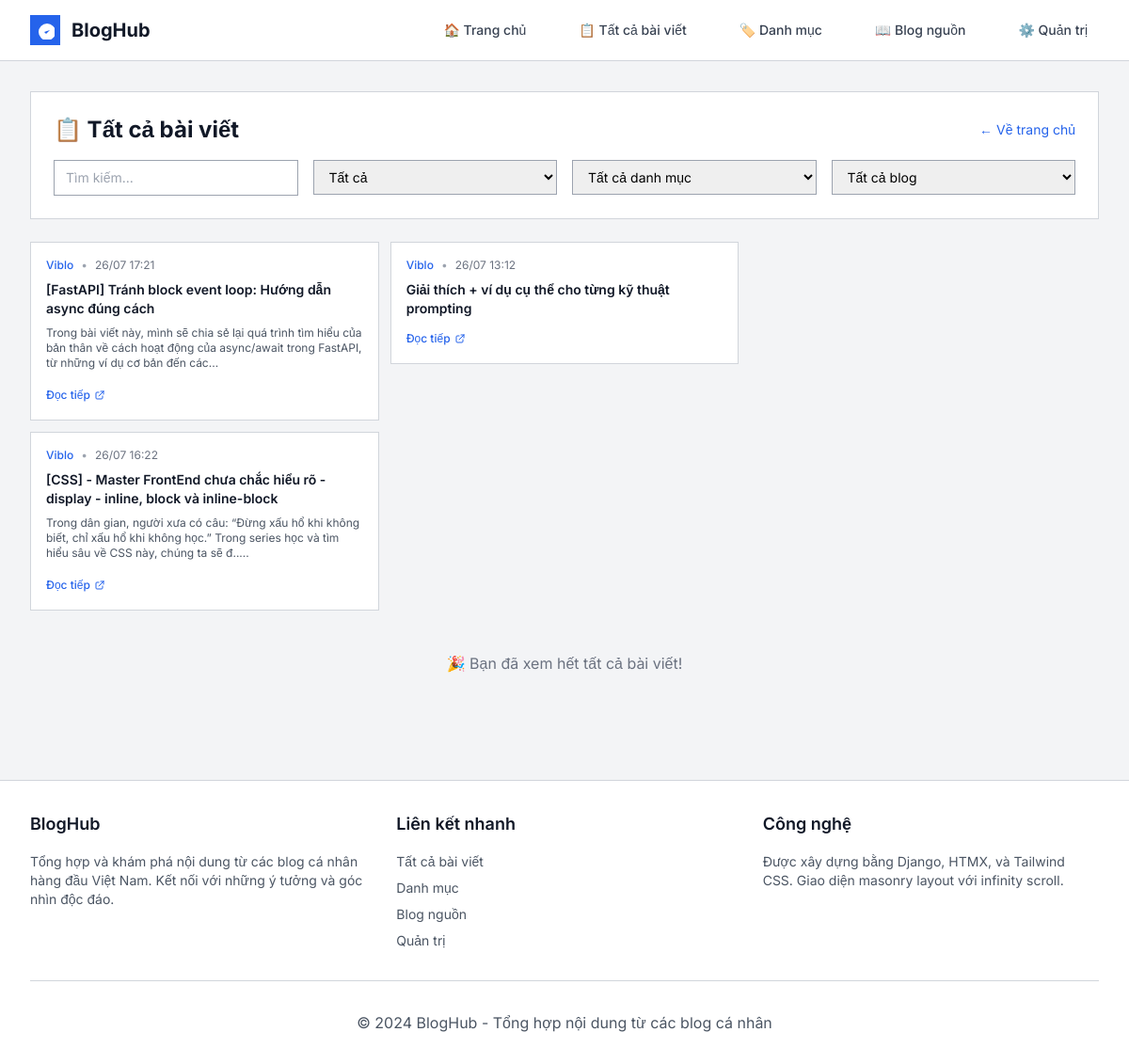
Page /all/ on the committed database.
### aggregator/models.py (models this page shows, shortened)
class Post(models.Model):
    title = models.CharField(max_length=500, verbose_name="Tiêu đề")
    link = models.URLField(unique=True, verbose_name="Link gốc")
    excerpt = models.TextField(blank=True, verbose_name="Mô tả ngắn")
    thumbnail_url = models.URLField(blank=True, verbose_name="Ảnh thumbnail")
    published_date = models.DateTimeField(verbose_name="Ngày đăng")
    blog_source = models.ForeignKey(
        BlogSource,
        on_delete=models.CASCADE,
        related_name='posts',
        verbose_name="Nguồn blog"
    )
    category = models.ForeignKey(
        Category,
        on_delete=models.SET_NULL,
        null=True,
        blank=True,
        related_name='posts',
        verbose_name="Danh mục"
    )
    created_at = models.DateTimeField(auto_now_add=True)
    class Meta:
        verbose_name = "Bài viết"
        verbose_name_plural = "Bài viết"
        ordering = ['-published_date']
    @property
    def short_excerpt(self):
        if self.excerpt and len(self.excerpt) > 150:
            return self.excerpt[:150] + "..."
        return self.excerpt or ""

class BlogSource(models.Model):
    name = models.CharField(max_length=200, verbose_name="Tên blog")
    description = models.TextField(blank=True, verbose_name="Mô tả")
    rss_url = models.URLField(verbose_name="RSS URL")
    homepage_url = models.URLField(blank=True, verbose_name="Trang chủ")
    is_active = models.BooleanField(default=True, verbose_name="Kích hoạt")
    created_at = models.DateTimeField(auto_now_add=True)
    updated_at = models.DateTimeField(auto_now=True)
    last_fetched = models.DateTimeField(null=True, blank=True, verbose_name="Lần crawl cuối")
    logo_url = models.URLField(blank=True, verbose_name="Logo URL")
    author = models.CharField(max_length=200, blank=True, verbose_name="Tác giả")
    language = models.CharField(max_length=10, default='vi', verbose_name="Ngôn ngữ")
    tags = models.CharField(max_length=500, blank=True, verbose_name="Tags (phân cách bằng dấu phẩy)")
    class Meta:
        verbose_name = "Nguồn Blog"
        verbose_name_plural = "Nguồn Blog"
        ordering = ['name']

### aggregator/views.py (the view)
# urls.py: path('all/', views.all_posts, name='all_posts'),  # Masonry layout page
def all_posts(request):
    blog_source_id = request.GET.get('blog_source')
    category_id = request.GET.get('category')
    search_query = request.GET.get('search', '')
    post_type = request.GET.get('type', 'all')  # all, external, my
    all_posts_list = []
    if post_type in ['all', 'external']:
        external_posts = Post.objects.select_related('blog_source', 'category').filter(
            blog_source__is_active=True
        )
        if blog_source_id:
            external_posts = external_posts.filter(blog_source_id=blog_source_id)
        if category_id:
            external_posts = external_posts.filter(category_id=category_id)
        if search_query:
            external_posts = external_posts.filter(
                Q(title__icontains=search_query) |
                Q(excerpt__icontains=search_query)
            )
        for post in external_posts:
            all_posts_list.append({
                'type': 'external',
                'object': post,
                'published_date': post.published_date,
            })
    if post_type in ['all', 'my']:
        my_posts = MyPost.objects.filter(is_published=True).select_related('category', 'author')
        if category_id:
            my_posts = my_posts.filter(category_id=category_id)
        if search_query:
            my_posts = my_posts.filter(
                Q(title__icontains=search_query) |
                Q(excerpt__icontains=search_query) |
                Q(content__icontains=search_query)
            )
        for post in my_posts:
            all_posts_list.append({
                'type': 'my',
                'object': post,
                'published_date': post.published_date or post.created_at,
            })
    all_posts_list.sort(key=lambda x: x['published_date'], reverse=True)
    paginator = Paginator(all_posts_list, 30)
    page_number = request.GET.get('page', 1)
    page_obj = paginator.get_page(page_number)
    blog_sources = BlogSource.objects.filter(is_active=True).order_by('name')
    categories = Category.objects.filter(is_active=True).order_by('name')
    context = {
        'page_obj': page_obj,
        'blog_sources': blog_sources,
        'categories': categories,
        'current_blog_source': blog_source_id,
        'current_category': category_id,
        'current_type': post_type,
        'search_query': search_query,
    }
    return render(request, 'aggregator/all_posts.html', context)

### aggregator/templates/aggregator/all_posts.html (shortened to what this page needs)
{% extends 'aggregator/base.html' %}
{% block content %}
<div class="bg-white border border-gray-300 p-6 mb-6">
    <div class="flex justify-between items-center mb-4">
        <h1 class="text-2xl font-bold text-gray-900">📋 Tất cả bài viết</h1>
        <a href="{% url 'aggregator:index' %}" class="text-blue-600 text-sm hover:text-blue-700">← Về trang chủ</a>
    </div>
    <div class="grid grid-cols-1 md:grid-cols-4 gap-4">
        <div>
            <input
                type="text"
                id="search"
                name="search"
                value="{{ search_query }}"
                placeholder="Tìm kiếm..."
                class="w-full px-3 py-2 border border-gray-400 focus:border-blue-600 focus:outline-none text-sm"
            >
        </div>
        <div>
            <select
                name="type"
                id="type"
                class="w-full px-3 py-2 border border-gray-400 focus:border-blue-600 focus:outline-none text-sm"
            >
                <option value="all" {% if current_type == "all" %}selected{% endif %}>Tất cả</option>
            </select>
        </div>
        <div>
            <select
                name="category"
                id="category"
                class="w-full px-3 py-2 border border-gray-400 focus:border-blue-600 focus:outline-none text-sm"
            >
                <option value="">Tất cả danh mục</option>
            </select>
        </div>
        <div>
            <select
                name="blog_source"
                id="blog_source"
                class="w-full px-3 py-2 border border-gray-400 focus:border-blue-600 focus:outline-none text-sm"
            >
                <option value="">Tất cả blog</option>
            </select>
        </div>
    </div>
</div>
<div id="posts-masonry" class="masonry-grid">
    {% include 'aggregator/partials/all_post_list.html' %}
</div>
<div id="end-marker" class="hidden text-center py-8 text-gray-500">
    <p>🎉 Bạn đã xem hết tất cả bài viết!</p>
</div>
{% endblock %}

### aggregator/templates/aggregator/partials/all_post_list.html (shortened to what this page needs)
{% for item in page_obj %}
    <article class="masonry-item bg-white border border-gray-300 overflow-hidden">
        {% if item.type == 'external' %}
            {% with post=item.object %}
                <div class="p-4">
                    <div class="flex items-center gap-2 mb-2">
                        <span class="text-xs text-blue-600 font-medium">{{ post.blog_source.name }}</span>
                        <span class="text-gray-400 text-xs">•</span>
                        <time class="text-xs text-gray-500">{{ post.published_date|date:"d/m H:i" }}</time>
                    </div>
                    <h2 class="text-sm font-semibold text-gray-900 mb-2 line-clamp-3">
                        <a
                            href="{{ post.link }}"
                            target="_blank"
                            rel="noopener noreferrer"
                            class="hover:text-blue-600"
                        >
                            {{ post.title }}
                        </a>
                    </h2>
                    {% if post.short_excerpt %}
                        <p class="text-gray-600 text-xs mb-3 line-clamp-4">
                            {{ post.short_excerpt }}
                        </p>
                    {% endif %}
                    <a
                        href="{{ post.link }}"
                        target="_blank"
                        rel="noopener noreferrer"
                        class="inline-flex items-center text-blue-600 hover:text-blue-700 text-xs font-medium"
                    >
                        Đọc tiếp
                        <svg class="w-3 h-3 ml-1" fill="none" stroke="currentColor" viewBox="0 0 24 24">
                            <path stroke-linecap="round" stroke-linejoin="round" stroke-width="2" d="M10 6H6a2 2 0 00-2 2v10a2 2 0 002 2h10a2 2 0 002-2v-4M14 4h6m0 0v6m0-6L10 14"/>
                        </svg>
                    </a>
                </div>
            {% endwith %}
        {% endif %}
    </article>
{% endfor %}

### static/css/style.css (style rules this page uses)
.line-clamp-3 { display: -webkit-box; -webkit-line-clamp: 3; -webkit-box-orient: vertical; overflow: hidden; }
.line-clamp-4 { display: -webkit-box; -webkit-line-clamp: 4; -webkit-box-orient: vertical; overflow: hidden; }
.masonry-grid { column-count: 1; column-gap: 8px; column-fill: balance; }
@media (min-width: 640px) { .masonry-grid { column-count: 2; column-gap: 10px; } }
@media (min-width: 1024px) { .masonry-grid { column-count: 3; column-gap: 12px; } }
.masonry-item { display: inline-block; width: 100%; margin-bottom: 8px; break-inside: avoid; page-break-inside: avoid; vertical-align: top; }
.masonry-item { opacity: 0; animation: slideInUp 0.4s ease-out forwards; }
.masonry-item:nth-child(odd) { animation-delay: 0.1s; }
.masonry-item:nth-child(even) { animation-delay: 0.2s; }
* { border-radius: 0 !important; box-shadow: none !important; }
input, select, button, textarea { border-radius: 0 !important; }
.masonry-grid { min-height: 200px; }
.masonry-item h2, .masonry-item p { text-rendering: optimizeLegibility; -webkit-font-smoothing: antialiased; -moz-osx-font-smoothing: grayscale; }

### aggregator/templates/aggregator/base.html (style rules this page uses)
body { font-family: 'Inter', sans-serif; }
.masonry-grid { column-count: 1; column-gap: 12px; padding: 0; }
@media (min-width: 640px) { .masonry-grid { column-count: 2; } }
@media (min-width: 1024px) { .masonry-grid { column-count: 3; } }
.masonry-item { display: inline-block; width: 100%; margin-bottom: 12px; break-inside: avoid; }
.masonry-item { opacity: 0; animation: fadeIn 0.3s ease-in-out forwards; }

### aggregator/templates/aggregator/partials/all_post_list.html (style rules this page uses)
.line-clamp-3 { display: -webkit-box; -webkit-line-clamp: 3; -webkit-box-orient: vertical; overflow: hidden; }
.line-clamp-4 { display: -webkit-box; -webkit-line-clamp: 4; -webkit-box-orient: vertical; overflow: hidden; }

### rows in the picture
Post: object.blog_source.name "Viblo", object.published_date "26/07 17:21", object "[FastAPI] Tránh block event loop: Hướng dẫn async đúng cách", object.short_excerpt "Trong bài viết này, mình sẽ chia sẻ lại quá trình tìm hiểu của bản thân về cách hoạt động của async/await trong FastAPI, từ những ví dụ cơ bản đến các..."
Post: object.blog_source.name "Viblo", object.published_date "26/07 16:22", object "[CSS] - Master FrontEnd chưa chắc hiểu rõ - display - inline, block và inline-block", object.short_excerpt "Trong dân gian, người xưa có câu: “Đừng xấu hổ khi không biết, chỉ xấu hổ khi không học.” Trong series học và tìm hiểu sâu về CSS này, chúng ta sẽ đ....."
Post: object.blog_source.name "Viblo", object.published_date "26/07 13:12", object "Giải thích + ví dụ cụ thể cho từng kỹ thuật prompting"
